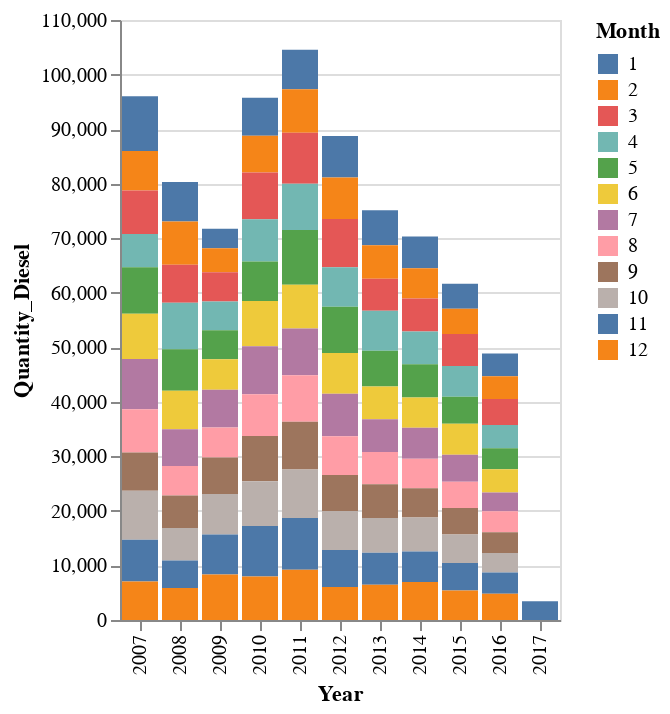

The code cell stored with this chart in its notebook:
### Code cell
diesel_sales = alt.Chart(car_sales).mark_bar().encode(
    x='Year:N',
    y='Quantity_Diesel:Q',
    color=alt.condition(brush, 'Month:N', alt.value('lightgray'))
).add_selection(
    brush
)

diesel_sales
